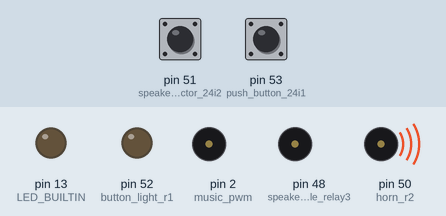
Simulated run of this sketch. Board: Arduino Mega 2560, built with avr-gcc and run on an emulated ATmega2560. Parts: output pins drawn as LEDs (lit = HIGH), buzzer (waves = sounding, pin HIGH). Dashed ring = blinking. The test bench sets the inputs (shaded band); at power-on: pin 51 (speaker_selector_24i2) HIGH, pin 53 (push_button_24i1) HIGH.

Above: at 1.2 s.
1.3 s: pin 51 (speaker_selector_24i2) pulled LOW for 1 s
At 1.62 s:
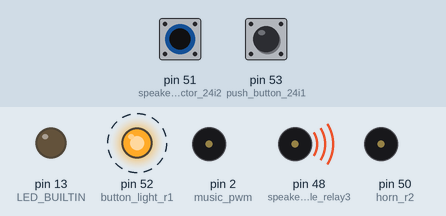
4.3 s: pin 53 (push_button_24i1) pulled LOW for 0.15 s
At 5.3 s:
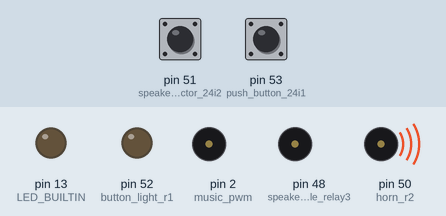
6.0 s: pin 53 (push_button_24i1) pulled LOW for 3.2 s
At 9.1 s:
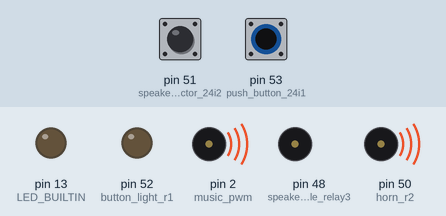
10.9 s: pin 51 (speaker_selector_24i2) pulled LOW for 0.15 s
At 10.98 s:
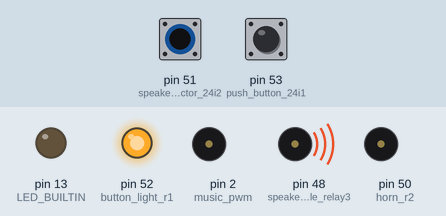
12.5 s: pin 51 (speaker_selector_24i2) pulled LOW for 3.2 s
At 12.78 s:
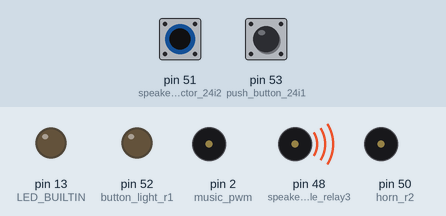
17.2 s: pin 53 (push_button_24i1) pulsed LOW 2 times (0.12 s each, 0.3 s apart)
At 17.56 s:
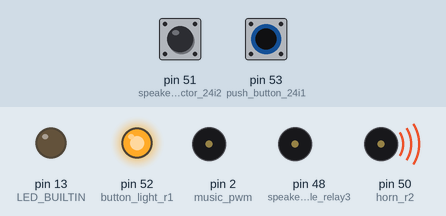
Timing chart, 0 to 20.2 s (numbered marks = the images above; inputs shaded):
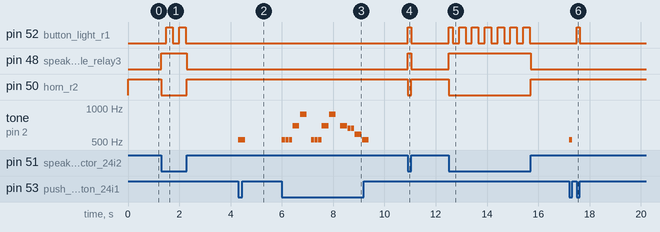

The sketch:

tool_cart_test.ino
```cpp
//RELAY OUTPUTS
int button_light_r1 = 52;
int horn_r2 = 50;
int speakers_enable_relay3 = 48;
/*
  int spare_relay4 = 46;
  int spare_relay5 = 44;
  int spare_relay6 = 42;
  int spare_relay7 = 40;
  int spare_relay8 = 38;
*/

//5 VOLT OUTPUTS
int music_pwm = 2;

//24 VOLT INPUTS
int push_button_24i1 = 53;
int speaker_selector_24i2 = 51;
/*
  int spare_24v_input3 = 49;
  int spare_24v_input4 = 47;
  int spare_24v_input5 = 45;
  int spare_24v_input6 = 43;
  int spare_24v_input7 = 41;
  int spare_24v_input8 = 39;
*/

//Memory bools and ints and shit
bool speakers_enable_mb = false;
bool pulse_on_250, pulse_on_100;
unsigned long currentMillis, previousMillis_250, previousMillis_100, interval_250ms = 250, interval_100ms = 100;
bool button_light_on;


//MUSIC RELATED
int track_num, count_track_num;
bool enable_play;
bool first_blink, start_pause, blink_pulse;
unsigned long song_sel_cur_millis, song_sel_prev_millis, song_sel_play_song_time = 1000, blink_sleep_prev_millis, blink_sleep_time = 60000;
bool pushbutton_falling_edge, pushbutton_rising_edge;
unsigned long show_song_pause, previous_millis_song_blink;


void pulse_functions() {
  //unsigned long currentMillis, previousMillis_250, previousMillis_500, interval_250ms = 250, interval_500ms = 500;
  //bool timer_off_250 = true, timer_off_500 = true;

  currentMillis = millis();
  if (currentMillis - previousMillis_250 >= interval_250ms) {
    previousMillis_250 = currentMillis;
    if (pulse_on_250 == true) {
      pulse_on_250 = false;
    }
    else {
      pulse_on_250 = true;
    }
  }

  if (currentMillis - previousMillis_100 >= interval_100ms) {
    previousMillis_100 = currentMillis;
    if (pulse_on_100 == true) {
      pulse_on_100 = false;
      //digitalWrite(LED_BUILTIN, LOW);
    }
    else {
      pulse_on_100 = true;
      //digitalWrite(LED_BUILTIN, HIGH);
    }
  }
}


void blink_track_number(int number) {

  if (first_blink or (start_pause and ((currentMillis - previous_millis_song_blink) >= show_song_pause))) {
    if (first_blink) {
      first_blink = false;
      //Serial.println("first blink");
    }
    count_track_num = number;
    start_pause = false;
    //Serial.print("count_track_num = ");
    //Serial.println(count_track_num);
  }

  if (not start_pause) {
    if ((pulse_on_250) and (count_track_num > 0)) {
      if (blink_pulse) {
        count_track_num -= 1;
        button_light_on = true;
        blink_pulse = false;
        //Serial.print("count is at: ");
        //Serial.println(count_track_num);
      }
    }
    else {
      if (not pulse_on_250) {
        button_light_on = false;
        blink_pulse = true;
        if ((count_track_num == 0)) {
          previous_millis_song_blink = currentMillis;
          start_pause = true;
          show_song_pause = number * interval_250ms * 2;
        }
      }
    }
  }
}


//INCLUDES
#include "Doom.h"

void setup() {
  // put your setup code here, to run once:
  pinMode(push_button_24i1, INPUT_PULLUP);
  pinMode(speaker_selector_24i2, INPUT);
  pinMode(button_light_r1, OUTPUT);
  pinMode(horn_r2, OUTPUT);
  pinMode(speakers_enable_relay3, OUTPUT);
  pinMode(music_pwm, OUTPUT);
  pinMode(LED_BUILTIN, OUTPUT);
  Serial.begin(9600);
}

void loop() {
  // put your main code here, to run repeatedly:
  pulse_functions();

  if (digitalRead(speaker_selector_24i2) == LOW) {
    //if horn selected
    if (speakers_enable_mb) {
      speakers_enable_mb = false;
      button_light_on = false;
    }
  }

  else {
    //if speaker selected
    if (not speakers_enable_mb) {
      speakers_enable_mb = true;
      enable_play = false;
      track_num = 6;
      pushbutton_falling_edge = true;
      pushbutton_rising_edge = false;
      button_light_on = false;
    }

    else if (enable_play) {
      //Serial.print("playing track ");
      //Serial.println(track_num);
      play(track_num);
      enable_play = false;
    }

    else {
      //CHOOSE SONG AND PLAY IT
      song_sel_cur_millis = millis();

      if ((digitalRead(push_button_24i1) == HIGH) and (not pushbutton_rising_edge)) {
        //RISING EDGE PULSE OF BUTTON WHILE SPEAKERS ENABLED
        pushbutton_rising_edge = true;
        song_sel_prev_millis = song_sel_cur_millis;
        blink_sleep_prev_millis =  song_sel_cur_millis;
        pushbutton_falling_edge = false;
      }
      else if ((digitalRead(push_button_24i1) == HIGH) and (pushbutton_rising_edge)) {
        //BUTTON PUSHED BUT NO EDGE WHILE SPEAKERS ENABLED
        button_light_on = true;
      }
      else if ((digitalRead(push_button_24i1) == LOW) and (not pushbutton_falling_edge)) {
        //FALLING EDGE PULSE OF BUTTON WHILE SPEAKERS ENABLED
        pushbutton_falling_edge = true;
        pushbutton_rising_edge = false;
        if (song_sel_cur_millis - song_sel_prev_millis > song_sel_play_song_time) {
          enable_play = true;
        }
        else if (song_sel_cur_millis - song_sel_prev_millis > 20) {
          track_num += 1;
          first_blink = true;
          if (track_num > 6) {
            track_num = 1;
          }
          //Serial.println(track_num);
        }
      }
      else if ((digitalRead(push_button_24i1) == LOW) and (pushbutton_falling_edge)) {
        //blink light the amount of time as the track number
        if (not (song_sel_cur_millis - blink_sleep_prev_millis > blink_sleep_time)) {
          blink_track_number(track_num);
        }
        else{
          button_light_on = false;
        }
    }
  }
}

//BELOW OUTPUTS! VERY IMPORTANT!

//HORN OUTPUT
if ((digitalRead(push_button_24i1) == HIGH) and (speakers_enable_mb == false)) {
  digitalWrite(horn_r2, LOW);
}
else {
  digitalWrite(horn_r2, HIGH);
}

//BUTTON LIGHT OUTPUT
if (((digitalRead(push_button_24i1) == HIGH) and (speakers_enable_mb == false)) or (button_light_on)) {
  if ((pulse_on_250 == true) or button_light_on) {
    digitalWrite(button_light_r1, LOW);
  }
  else {
    digitalWrite(button_light_r1, HIGH);
  }
}
else {
  digitalWrite(button_light_r1, HIGH);
}

//SPEAKER OUTPUT
if (speakers_enable_mb) {
  digitalWrite(speakers_enable_relay3, LOW);
}
else {
  digitalWrite(speakers_enable_relay3, HIGH);
}

}
```

Source omitted: Doom.h (20691 bytes)

Measured:
- after the input at 1.3 s, pin 52 (button_light_r1): alternates HIGH for 0.25 s and LOW for 0.25 s, 4 changes in all, then stays LOW, starting after 0.20 s; pin 48 (speakers_enable_relay3): LOW → HIGH at once, → LOW 1.0 s later; pin 50 (horn_r2): HIGH → LOW at once, → HIGH 1.0 s later
- after the input at 4.3 s, tone on pin 2 (music_pwm): alternates 523 Hz for 0.13 s and silent for 0.02 s, 4 changes in all, then stays silent, starting at once
- after the input at 6.0 s, tone on pin 2 (music_pwm): plays 523 Hz for 0.13 s, 523 Hz for 0.13 s, 523 Hz for 0.13 s, 698 Hz for 0.26 s, 880 Hz for 0.26 s, 523 Hz for 0.13 s … (17 notes in this stretch), starting at once
- after the input at 10.9 s, pin 52 (button_light_r1): LOW → HIGH at once, → LOW 0.14 s later; pin 48 (speakers_enable_relay3): LOW → HIGH at once, → LOW 0.15 s later; pin 50 (horn_r2): HIGH → LOW at once, → HIGH 0.15 s later
- after the input at 12.5 s, pin 52 (button_light_r1): LOW → HIGH at once, then repeats every 0.50 s: LOW 0.25 s, HIGH 0.25 s, until it stays LOW from 15.7 s; pin 48 (speakers_enable_relay3): LOW → HIGH at once, → LOW 3.2 s later; pin 50 (horn_r2): HIGH → LOW at once, → HIGH 3.2 s later
- after the input at 17.2 s, pin 52 (button_light_r1): LOW → HIGH after 0.30 s, → LOW 0.12 s later; tone on pin 2 (music_pwm): silent → 523 Hz at once, → silent 0.13 s later
